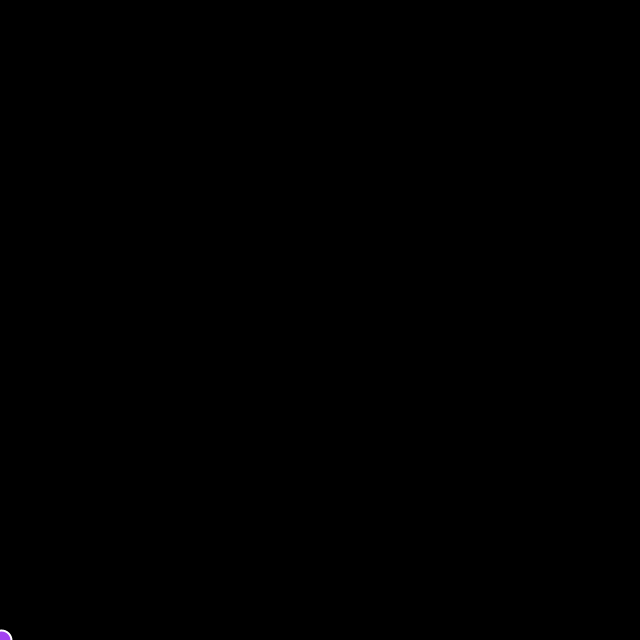
Frame 1 (no input)
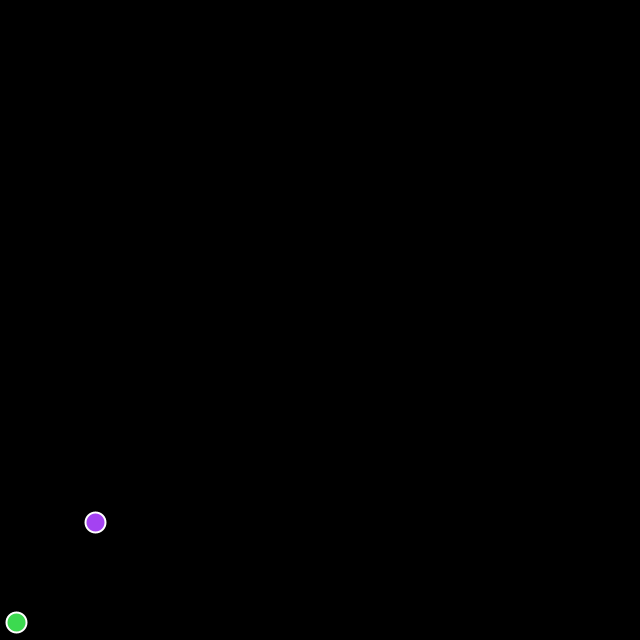
Frame 60 (the mouse pressed at the canvas centre just before this capture)
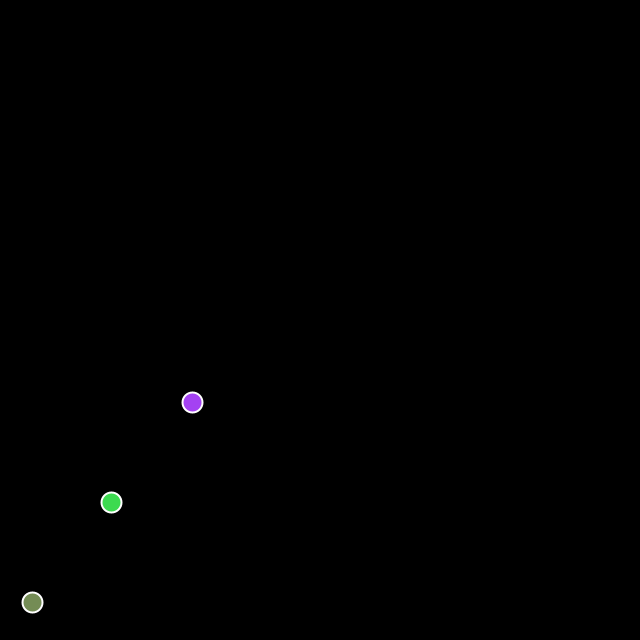
Frame 120 (the mouse held since frame 60 and released just before this capture)

The Processing sketch that drew these frames (run headless with seeded random() and noise(); from frame 60 on, the mouse is pressed at the canvas centre):

// Processing sketch: got_em
// ── got_em.pde
//this is from processing example

// Gravity acts at the shape's acceleration
BallLauncher happyBalls;
float globalSpeed = 2.1;
int count;
int freq;

Lines surfaces = new Lines();
int x1; // realtime starting x
int y1; // realtime starting y
int x2; // realtime ending x
int y2; //realtime ending y
int radius; // radius of balls;
boolean clicked = false;
boolean released = false;
PVector[] coords;
PVector[] all_lines;
int curr_line = 0;

void setup() {
  size(640, 640);
  radius = 20;
  happyBalls = new BallLauncher(new PVector(0, height), radius);
  freq = 50;
  count = 50;
  clicked = false;
  released = true;
}

void draw() {
  background(0);                               //this sets the screen to black for every frame


  if (mousePressed == true && !clicked) {      //if mouse is pressed record the coordinates
    x1 = mouseX;
    y1 = mouseY;
    clicked = true;
    released = false;

  }

  else if (mousePressed == false && !released) {    //when it is released record those coordinates
    x2 = mouseX;
    y2 = mouseY;
    clicked = false;
    released = true;
    surfaces.addLine(x1, y1, x2, y2);        //add line to surfaces arraylist
    
    
    curr_line += 1;
  }
  stroke(255);
  surfaces.printLines();                    //function reprints the surfaces

  if (count == freq) {
    happyBalls.addBall();
    count = 0;
  }
  happyBalls.run();
  count++;
}


class BallLauncher {
  ArrayList<Ball> balls;
  PVector origin; 
  int radius;
  ArrayList<Surface> ourLines;

  BallLauncher(PVector position, int radius) {
    origin = position.copy();
    balls = new ArrayList<Ball>();
    this.radius = radius;
    ourLines = surfaces.ourLines;
  }

  void addBall() {
    balls.add(new Ball(origin, radius));
  }
  
  
  void run() {
    for (int i = balls.size()-1; i >= 0; i--) {
      Ball b = balls.get(i);
      if (b.offScreen) {
        balls.remove(i);
      } else {
        b.run();
      }
      // System.out.println(balls.size());
    }
  }
}

class Lines {
  ArrayList<Surface> ourLines;     // Data Structure that collects lines that are being drawn

  Lines() {
    ourLines = new ArrayList<Surface>();
  }

  void printLines() {                            // prints all surface objects stored in the arraylist
    Surface l;
    if (ourLines.size() > 0) {
      for (int i = 0; i < ourLines.size(); i++) {
        stroke(255);
        l = ourLines.get(i);
        line(l.start.x, l.start.y, l.end.x, l.end.y);
      }
    }
  }

  int getSize() {
    return ourLines.size();
  }

  Surface getLine(int i) {
    return ourLines.get(i);
  }

  void addLine(int x1, int y1, int x2, int y2) {        // adds line to the array list
    ourLines.add(new Surface(x1, y1, x2, y2));
    
  }
}

class Surface {                                        // literally just an object that represents a line
  PVector start;
  PVector end;
  PVector topNormal;
  PVector bottomNormal;
  float surfaceLength;
  PVector[] coords; 
  Surface(){System.err.println("I don't know how this happened");}
 
  Surface(int x1, int y1, int x2, int y2) {          // the coordinates of the line
    start = new PVector(x1, y1);
    end = new PVector(x2, y2);
    surfaceLength = PVector.dist(start, end);
    setSurfaceCoords();
    setStart();
    setNormals();
  }
  void setStart(){
    if(start.x > end.x){
      PVector temp = start.copy();
      start = end.copy();
      end = temp.copy();
    }
  }
  void setNormals(){
    PVector baseDelta = PVector.sub(end, start);
    baseDelta.normalize();
    topNormal = new PVector(-baseDelta.y, baseDelta.x);
    bottomNormal = new PVector (baseDelta.y, -baseDelta.x);
  }
  
  void setSurfaceCoords(){
    
    coords = new PVector[ceil(surfaceLength)];
    for (int i=0; i<coords.length; i++) {
      coords[i] = new PVector();
      coords[i].x = start.x + ((end.x-start.x)/surfaceLength)*i;
      coords[i].y = start.y + ((end.y-start.y)/surfaceLength)*i;
    }
  }
  
}

class Ball {
  PVector location;  // Location of shape
  PVector velocity;  // Velocity of shape  
  PVector gravity;  
  boolean offScreen = false;
  int radius;
  ArrayList<Surface> ourLines = surfaces.ourLines;
  PVector incidence;
  float speed = globalSpeed; 
  color rand_color;

  Ball(PVector loc, int radius) {
    location = loc.copy();
    velocity = new PVector(1.6, 2.1);
    gravity = new PVector(0, 0.2);
    rand_color = color(random(255),random(255),random(255));
    this.radius = radius;
  }
  
  void checkCollisions(){
    for(int i = 0; i < ourLines.size(); i++){
    coords = ourLines.get(i).coords;
    

      for(int j = 0; j < coords.length; j++){
       
        if(PVector.dist(location, coords[j]) < radius){
            setIncidence();
            float dot;
            PVector realNormal;
            System.out.println("interect");
            if(location.y < coords[j].y){
       
              dot = incidence.dot(ourLines.get(i).topNormal);
              realNormal = ourLines.get(i).topNormal.copy();
              velocity.set(2*realNormal.x*dot - incidence.x, 2*realNormal.y*dot - incidence.y, 0);
            velocity.mult(speed);
            }
            else{
              dot = incidence.dot(ourLines.get(i).bottomNormal);
              realNormal = ourLines.get(i).bottomNormal.copy();
              velocity.set((2*realNormal.x*dot - incidence.x), 2*realNormal.y*dot - incidence.y, 0);
            velocity.mult(speed);
            }
            

        }
      }
    }
  }
  
  void setIncidence(){
  incidence = PVector.mult(velocity, -1);
  incidence.normalize();
}

  void run() {
    checkCollisions();
    update();
    display();
  }

  void display() {
    // Display circle at location vector
    stroke(255);
    strokeWeight(2);
    fill(rand_color);
    ellipse(location.x, location.y, radius, radius);
  }  

  void update() {
    // Add velocity to the location.
    location.add(velocity);
      
    
    

    // Remove the ball if it's off the screen
    if ((location.x > width+38) || (location.x < 0)) {
      offScreen = true;
    }

    // bounce off edges
    if (location.x < 0) {
      velocity.x = velocity.x * -1;
    }
    if (location.y > height) {
      // We're reducing velocity ever so slightly 
      // when it hits the bottom of the window
      velocity.y = velocity.y * -0.95; 
      location.y = height;
    }
  }
}
